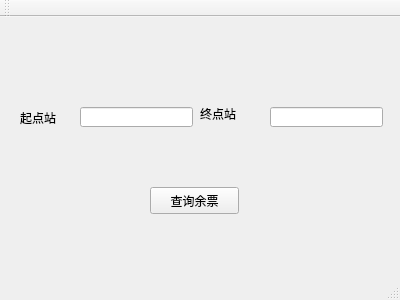
<?xml version="1.0" encoding="UTF-8"?>
<ui version="4.0">
 <class>MainWindow</class>
 <widget class="QMainWindow" name="MainWindow">
  <property name="geometry">
   <rect>
    <x>0</x>
    <y>0</y>
    <width>400</width>
    <height>300</height>
   </rect>
  </property>
  <property name="windowTitle">
   <string>MainWindow</string>
  </property>
  <widget class="QWidget" name="centralWidget">
   <widget class="QLabel" name="label">
    <property name="geometry">
     <rect>
      <x>20</x>
      <y>90</y>
      <width>61</width>
      <height>21</height>
     </rect>
    </property>
    <property name="text">
     <string>起点站</string>
    </property>
   </widget>
   <widget class="QLabel" name="label_2">
    <property name="geometry">
     <rect>
      <x>200</x>
      <y>90</y>
      <width>63</width>
      <height>14</height>
     </rect>
    </property>
    <property name="tabletTracking">
     <bool>false</bool>
    </property>
    <property name="text">
     <string>终点站</string>
    </property>
   </widget>
   <widget class="QPushButton" name="pushButton">
    <property name="geometry">
     <rect>
      <x>150</x>
      <y>170</y>
      <width>89</width>
      <height>27</height>
     </rect>
    </property>
    <property name="text">
     <string>查询余票</string>
    </property>
   </widget>
   <widget class="QLineEdit" name="lineEdit">
    <property name="geometry">
     <rect>
      <x>80</x>
      <y>90</y>
      <width>113</width>
      <height>20</height>
     </rect>
    </property>
   </widget>
   <widget class="QLineEdit" name="lineEdit_2">
    <property name="geometry">
     <rect>
      <x>270</x>
      <y>90</y>
      <width>113</width>
      <height>20</height>
     </rect>
    </property>
   </widget>
  </widget>
  <widget class="QMenuBar" name="menuBar">
   <property name="geometry">
    <rect>
     <x>0</x>
     <y>0</y>
     <width>400</width>
     <height>26</height>
    </rect>
   </property>
  </widget>
  <widget class="QToolBar" name="mainToolBar">
   <attribute name="toolBarArea">
    <enum>TopToolBarArea</enum>
   </attribute>
   <attribute name="toolBarBreak">
    <bool>false</bool>
   </attribute>
  </widget>
  <widget class="QStatusBar" name="statusBar"/>
 </widget>
 <layoutdefault spacing="6" margin="11"/>
 <resources/>
 <connections/>
</ui>
